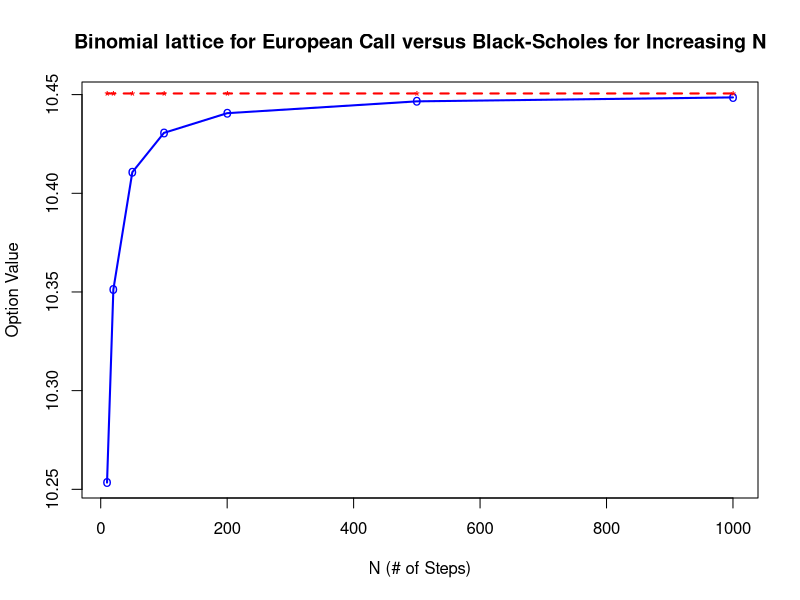
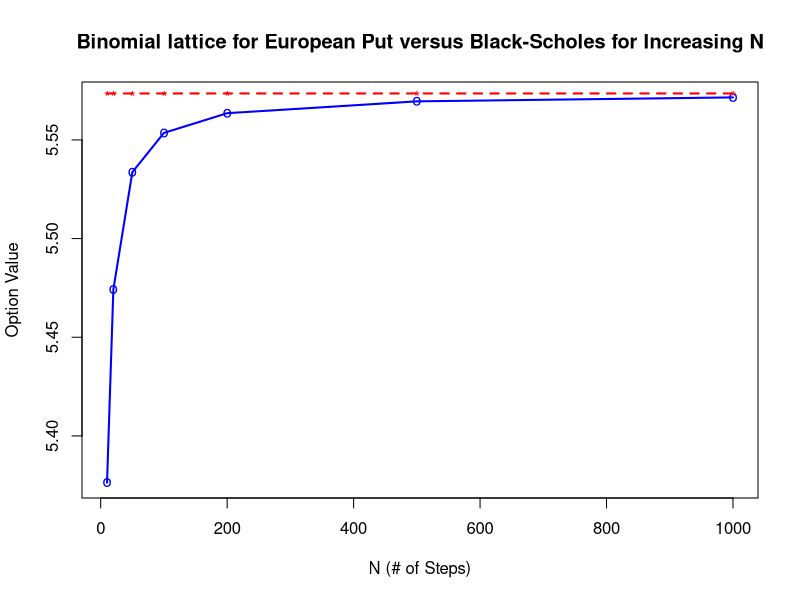

Here is the R script that generated these plots, in order:
EuropeanCallBE <- function (S,X,r,sigma,tau,M)
 
  {
# compute constants
    dt <- tau / M
    u <- exp ( sigma * sqrt (dt))
    d <- 1 /u
    p <- ( exp (r * dt) - d) / (u - d)
 
 # initialise asset prices at maturity ( period M)
    C <- pmax (S * d^(M :0) * u ^(0: M) - X, 0)

 # log / cumsum version
    csl <- cumsum ( log (c(1 ,1: M)))
    tmp <- csl [M +1] - csl - csl [(M +1) :1] + log (p) *(0: M) + log (1-p)*(M :0)
    C0 <- exp (-r* tau )* sum ( exp ( tmp )*C)
    
    d1 <- (log(S/X) + (r+sigma^2/2)*tau)/(sigma*sqrt(tau)) 
    d2 <- d1 - sigma*sqrt(tau)
    C0_A <- S*pnorm(d1) - exp(-r*tau)*X*pnorm(d2)
    
    return (cbind(M, C0, C0_A))
}

# Calls to function with increasing N values
N10 <- EuropeanCallBE(100,100,0.05,0.2,1,10)
N20 <- EuropeanCallBE(100,100,0.05,0.2,1,20)
N50 <- EuropeanCallBE(100,100,0.05,0.2,1,50)
N100 <- EuropeanCallBE(100,100,0.05,0.2,1,100)
N200 <- EuropeanCallBE(100,100,0.05,0.2,1,200)
N500 <- EuropeanCallBE(100,100,0.05,0.2,1,500)
N1000 <- EuropeanCallBE(100,100,0.05,0.2,1,1000)

EuropeanCallBE_data <- rbind(N10,N20,N50,N100,N200,N500,N1000)
EuropeanCallBE_data
EuropeanCallBE_data[,1]

plot(EuropeanCallBE_data[,1], EuropeanCallBE_data[,2], type="o", col="blue", pch="o", lty=1, lwd=2,
     main="Binomial lattice for European Call versus Black-Scholes for Increasing N",
     xlab="N (# of Steps)",ylab="Option Value")
points(EuropeanCallBE_data[,1], EuropeanCallBE_data[,3], col="red", pch="*")
lines(EuropeanCallBE_data[,1], EuropeanCallBE_data[,3], col="red",lty=2, lwd=2)

EuropeanPutBE <- function (S ,X,r,sigma,tau,M)
  
{
  dt <- tau / M
  u <- exp ( sigma * sqrt (dt))
  d <- 1 /u
  p <- ( exp (r * dt) - d) / (u - d)
  
  
  # initialise asset prices at maturity (period M)
  P <- pmax (X - S * d^(M :0) * u ^(0: M), 0)
  
  # log / cumsum version
  csl <- cumsum ( log (c(1 ,1: M)))
  tmp <- csl [M +1] - csl - csl [(M +1) :1] + log (p) *(0: M) + log (1-p)*(M :0)
  P0 <- exp (-r* tau )* sum ( exp ( tmp )*P)
  
  d1 <- (log(S/X) + (r+sigma^2/2)*tau)/(sigma*sqrt(tau)) 
  d2 <- d1 - sigma*sqrt(tau)
  P0_A <- exp(-r*tau)*X*pnorm(-d2) - S*pnorm(-d1)
  
  return (cbind(M, P0, P0_A))
}

#request nstep= 10,20,50,100,200,500,1,000.
N10 <- EuropeanPutBE(100,100,0.05,0.2,1,10)
N20 <- EuropeanPutBE(100,100,0.05,0.2,1,20)
N50 <- EuropeanPutBE(100,100,0.05,0.2,1,50)
N100 <- EuropeanPutBE(100,100,0.05,0.2,1,100)
N200 <- EuropeanPutBE(100,100,0.05,0.2,1,200)
N500 <- EuropeanPutBE(100,100,0.05,0.2,1,500)
N1000 <- EuropeanPutBE(100,100,0.05,0.2,1,1000)

EuropeanPutBE_data <- rbind(N10,N20,N50,N100,N200,N500,N1000)
EuropeanPutBE_data
EuropeanPutBE_data[,1]

plot(EuropeanPutBE_data[,1], EuropeanPutBE_data[,2], type="o", col="blue", pch="o", lty=1, lwd=2,
     main="Binomial lattice for European Put versus Black-Scholes for Increasing N",
     xlab="N (# of Steps)",ylab="Option Value")
points(EuropeanPutBE_data[,1], EuropeanPutBE_data[,3], col="red", pch="*")
lines(EuropeanPutBE_data[,1], EuropeanPutBE_data[,3], col="red",lty=2, lwd=2)
